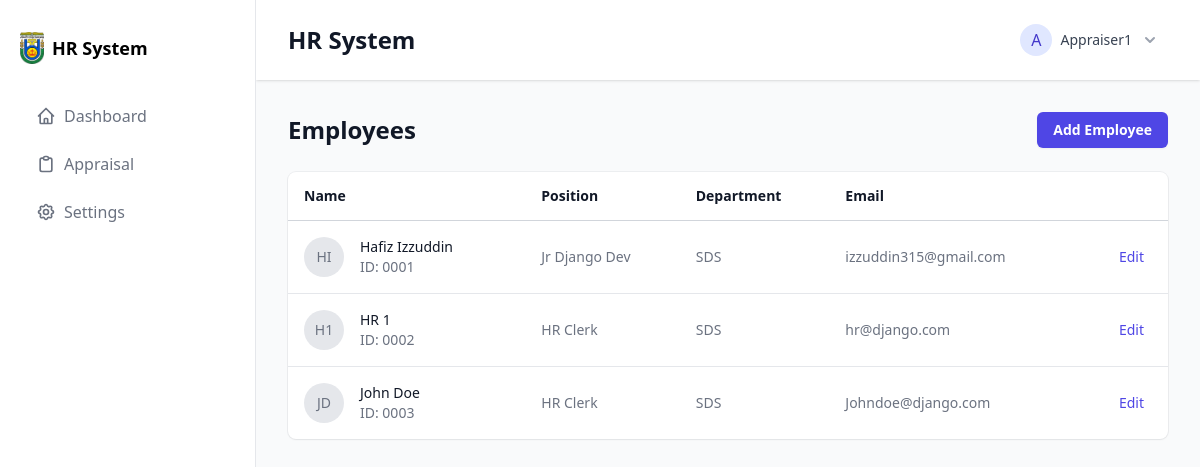
Screenshot of /employees/ (signed in) with the database file from the repository.
### employees/models.py (models this page shows, shortened)
class Employee(models.Model):
    GENDER_CHOICES = [
        ('M', 'Male'),
        ('F', 'Female'),
        ('O', 'Other'),
        ('N', 'Prefer not to say'),
    ]
    gender = models.CharField(
        max_length=1,
        choices=GENDER_CHOICES,
        blank=True,
        null=True
    )
    employee_id = models.CharField(max_length=10, unique=True)
    user = models.OneToOneField(User, on_delete=models.CASCADE)
    first_name = models.CharField(max_length=100)
    last_name = models.CharField(max_length=100)
    email = models.EmailField(unique=True)
    phone_number = models.CharField(max_length=15)
    date_of_birth = models.DateField()
    hire_date = models.DateField()
    position = models.CharField(max_length=100)
    department = models.ForeignKey(Department, on_delete=models.SET_NULL, null=True)
    salary = models.DecimalField(max_digits=10, decimal_places=2)
    employee_status = models.CharField(max_length=50, choices=[('active', 'Active'), ('on_leave', 'On Leave'), ('inactive', 'Inactive')], default='active')
    roles = models.ManyToManyField('auth.Group', blank=True)
    address = models.TextField()
    profile_picture = models.ImageField(upload_to='employee_pics/', blank=True, null=True)

class Department(models.Model):
    name = models.CharField(max_length=100)
    description = models.TextField(blank=True)
    def __str__(self):
        return self.name

### employees/views.py (the view)
# urls.py: path('', EmployeeListView.as_view(), name='employee_list'),
class EmployeeListView(LoginRequiredMixin, ListView):
    model = Employee
    template_name = 'employees/employee_list.html'
    context_object_name = 'employees'
    login_url = 'login'  # Redirect to login if user is not authenticated

### employees/templates/employees/employee_list.html (shortened to what this page needs)
{% extends "base.html" %}
{% block content %}
<div class="space-y-6">
    <div class="flex items-center justify-between">
        <h1 class="text-2xl font-bold text-gray-900">Employees</h1>
        <a href="{% url 'employees:employee_create' %}" class="rounded-md bg-indigo-600 px-4 py-2 text-sm font-semibold text-white shadow-sm hover:bg-indigo-500">
            Add Employee
        </a>
    </div>
    <div class="bg-white shadow-sm ring-1 ring-gray-900/5 sm:rounded-lg">
        <table class="min-w-full divide-y divide-gray-300">
            <thead>
                <tr>
                    <th scope="col" class="py-3.5 pl-4 pr-3 text-left text-sm font-semibold text-gray-900">Name</th>
                    <th scope="col" class="px-3 py-3.5 text-left text-sm font-semibold text-gray-900">Position</th>
                    <th scope="col" class="px-3 py-3.5 text-left text-sm font-semibold text-gray-900">Department</th>
                    <th scope="col" class="px-3 py-3.5 text-left text-sm font-semibold text-gray-900">Email</th>
                    <th scope="col" class="relative py-3.5 pl-3 pr-4 sm:pr-6">
                    </th>
                </tr>
            </thead>
            <tbody class="divide-y divide-gray-200">
                {% for employee in employees %}
                <tr>
                    <td class="whitespace-nowrap py-4 pl-4 pr-3 text-sm">
                        <div class="flex items-center">
                            <div class="h-10 w-10 flex-shrink-0">
                                <div class="h-10 w-10 rounded-full bg-gray-200 flex items-center justify-center">
                                    <span class="text-gray-500 font-medium">{{ employee.first_name|first }}{{ employee.last_name|first }}</span>
                                </div>
                            </div>
                            <div class="ml-4">
                                <div class="font-medium text-gray-900">{{ employee.first_name }} {{ employee.last_name }}</div>
                                <div class="text-gray-500">ID: {{ employee.employee_id }}</div>
                            </div>
                        </div>
                    </td>
                    <td class="whitespace-nowrap px-3 py-4 text-sm text-gray-500">{{ employee.position }}</td>
                    <td class="whitespace-nowrap px-3 py-4 text-sm text-gray-500">{{ employee.department }}</td>
                    <td class="whitespace-nowrap px-3 py-4 text-sm text-gray-500">{{ employee.email }}</td>
                    <td class="relative whitespace-nowrap py-4 pl-3 pr-4 text-right text-sm font-medium sm:pr-6">
                        <a href="{% url 'employees:employee_edit' employee.id %}" class="text-indigo-600 hover:text-indigo-900">Edit</a>
                    </td>
                </tr>
                {% empty %}
                <tr>
                    <td colspan="5" class="px-3 py-4 text-sm text-gray-500 text-center">No employees found.</td>
                </tr>
                {% endfor %}
            </tbody>
        </table>
    </div>
</div>
{% endblock %}

### templates/base.html (shortened to what this page needs)
<!DOCTYPE html>
<html lang="en">
<head>
    <script src="https://cdn.tailwindcss.com"></script>
</head>
<body class="bg-gray-50">
    <div class="flex min-h-screen">
        {% include 'sidebar.html' %}
        <div class="flex-1 flex flex-col">
            <header class="bg-white shadow">
                <div class="flex justify-between items-center px-8 py-4">
                    <h1 class="text-2xl font-semibold text-gray-900">
                        {% block header %} HR System {% endblock %}
                    </h1>
                    {% if user.is_authenticated %}
                    <div class="relative" x-data="{ open: false }">
                        <button type="button"
                                @click="open = !open"
                                class="flex items-center gap-2 bg-white p-2 rounded-md hover:bg-gray-50"
                                id="user-menu-button">
                            <div class="h-8 w-8 rounded-full bg-indigo-100 flex items-center justify-center">
                                <span class="text-indigo-700 font-medium">{{ user.username|first|upper }}</span>
                            </div>
                            <span class="text-sm text-gray-700">{{ user.username }}</span>
                            <svg class="h-5 w-5 text-gray-400" viewBox="0 0 20 20" fill="currentColor">
                                <path fill-rule="evenodd" d="M5.293 7.293a1 1 0 011.414 0L10 10.586l3.293-3.293a1 1 0 111.414 1.414l-4 4a1 1 0 01-1.414 0l-4-4a1 1 0 010-1.414z" clip-rule="evenodd" />
                            </svg>
                        </button>
                    </div>
                    {% endif %}
                </div>
            </header>
            <main class="flex-1 p-8">
                {% block content %}{% endblock %}
            </main>
        </div>
    </div>
</body>
</html>

### rows the page displays
Employee: first_name|first "H", last_name|first "I", first_name "Hafiz", last_name "Izzuddin", employee_id "0001", position "Jr Django Dev", department "SDS", email "izzuddin315@gmail.com"
Employee: first_name|first "H", last_name|first "1", first_name "HR", last_name "1", employee_id "0002", position "HR Clerk", department "SDS", email "hr@django.com"
Employee: first_name|first "J", last_name|first "D", first_name "John", last_name "Doe", employee_id "0003", position "HR Clerk", department "SDS", email "Johndoe@django.com"

### other values shown
{{ user.username|first|upper }} "A"
{{ user.username }} "Appraiser1"
